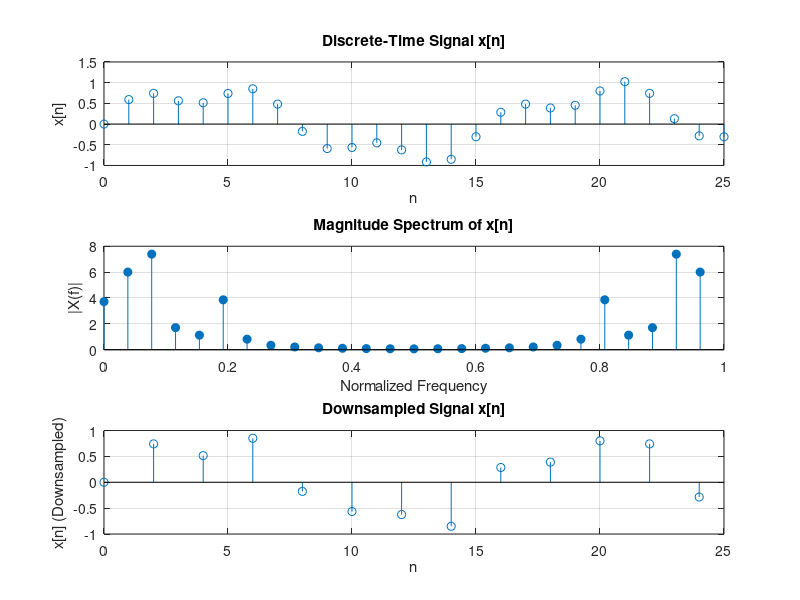
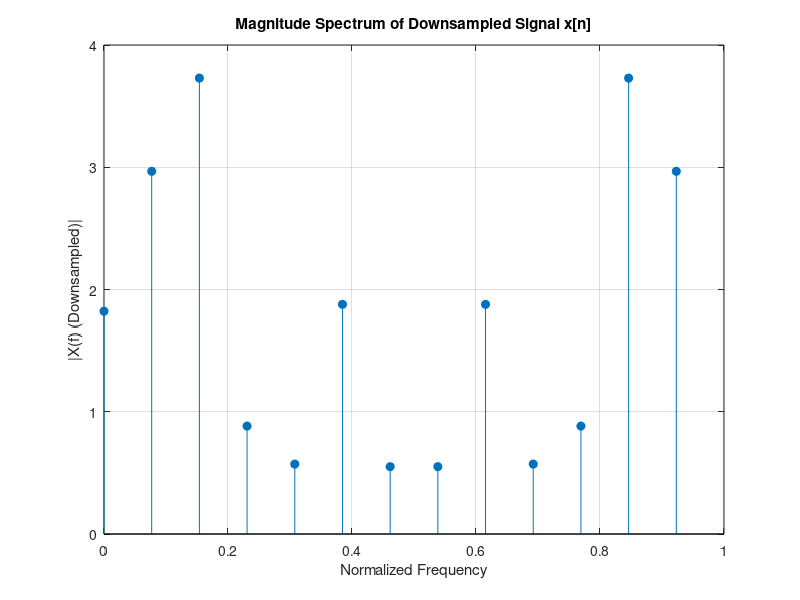
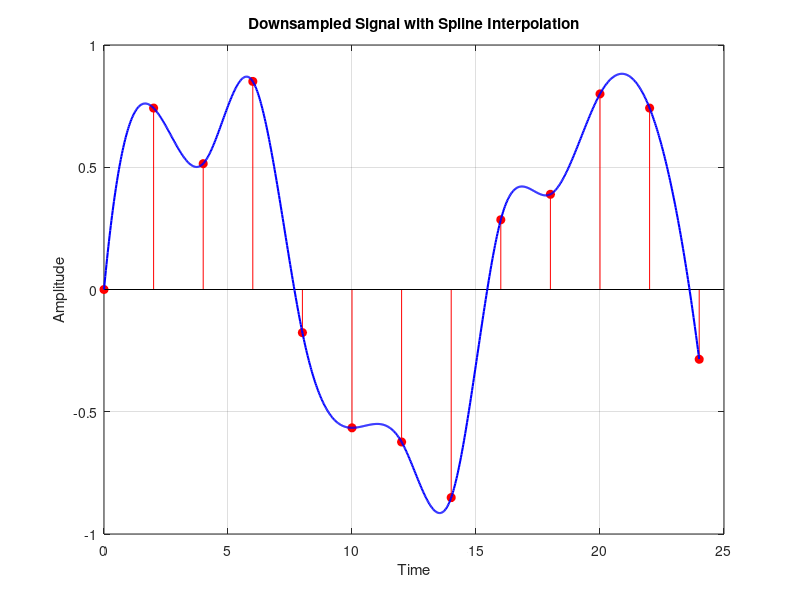

The MATLAB script that drew these images, in order:
% Parameters
n = 0:1:25; % Discrete time index
f1 = 0.0625; % Frequency of the first sine component
f2 = 0.2; % Frequency of the second sine component

% Generate the discrete-time signal x[n]
x_n = 0.8 * sin(2 * pi * f1 * n) + 0.3 * sin(2 * pi * f2 * n);

% Plot the time-domain signal x[n]
figure;
subplot(3, 1, 1);
stem(n, x_n);
xlabel('n');
ylabel('x[n]');
title('Discrete-Time Signal x[n]');
grid on;

% Compute the Fourier Transform to get the spectrum
X_f = fft(x_n); % Fourier Transform of x[n]
X_f_mag = abs(X_f); % Magnitude of the Fourier Transform
N = length(X_f); % Length of the FFT
f = (0:N-1)/N; % Normalized frequency axis

% Plot the magnitude spectrum of x[n]
subplot(3, 1, 2);
stem(f, X_f_mag, 'filled'); % Plot magnitude spectrum
xlabel('Normalized Frequency');
ylabel('|X(f)|');
title('Magnitude Spectrum of x[n]');
grid on;

% Downsample the signal by a factor of 2
x_n_downsampled = x_n(1:2:end); % Take every second sample
n_downsampled = 0:2:length(x_n)-1; % Correct time indices for downsampled signal

% Plot the downsampled signal
subplot(3, 1, 3);
stem(n_downsampled, x_n_downsampled);
xlabel('n');
ylabel('x[n] (Downsampled)');
title('Downsampled Signal x[n]');
grid on;

% Compute the Fourier Transform of the downsampled signal
X_f_downsampled = fft(x_n_downsampled);
X_f_mag_downsampled = abs(X_f_downsampled);
N_downsampled = length(X_f_downsampled);
f_downsampled = (0:N_downsampled-1)/N_downsampled;

% Plot the magnitude spectrum of the downsampled signal
figure;
stem(f_downsampled, X_f_mag_downsampled, 'filled');
xlabel('Normalized Frequency');
ylabel('|X(f) (Downsampled)|');
title('Magnitude Spectrum of Downsampled Signal x[n]');
grid on;

% Correct interpolation
figure;

% Original downsampled points
stem(n_downsampled, x_n_downsampled, 'r', 'filled');
hold on;

% Create interpolation points
xx = linspace(0,25,1000);  % More points for smoother interpolation
yy = interp1(n_downsampled, x_n_downsampled, xx, 'spline');

% Plot interpolated signal
plot(xx, yy, 'b-', 'LineWidth', 1.5);
grid on;
xlabel('Time');
ylabel('Amplitude');
title('Downsampled Signal with Spline Interpolation');

hold off;